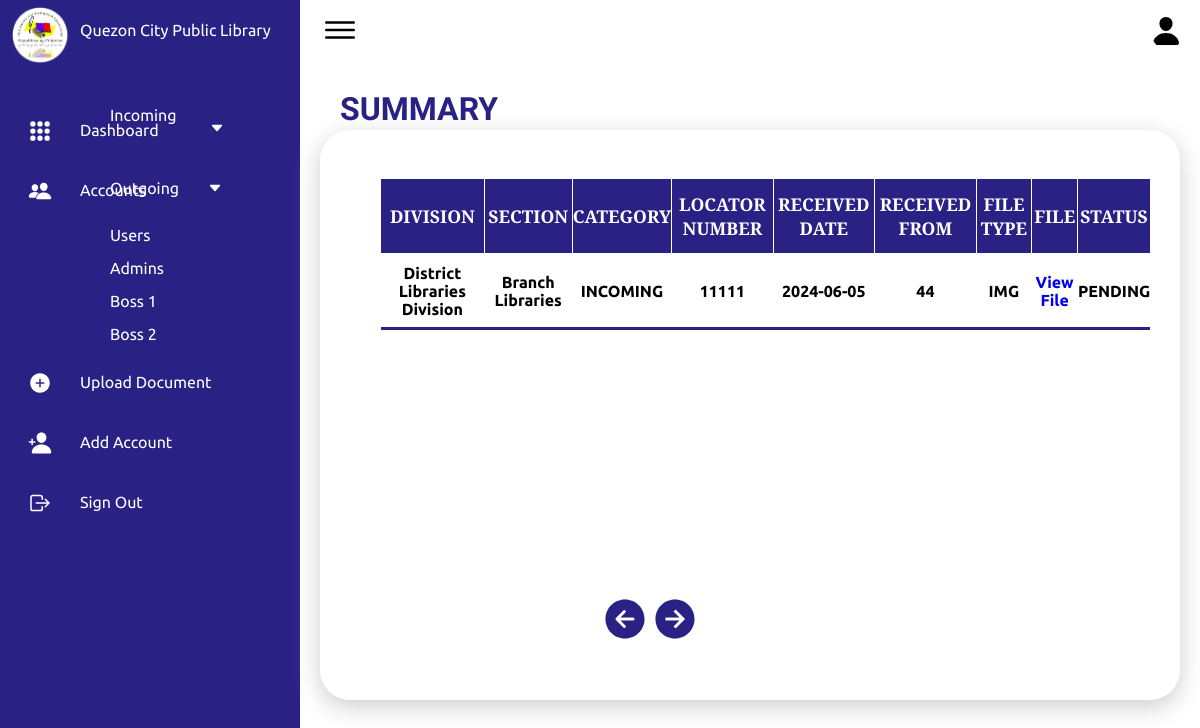
Page /Frontend/Dashboard/dash.php?page=4 on the earlier database version.
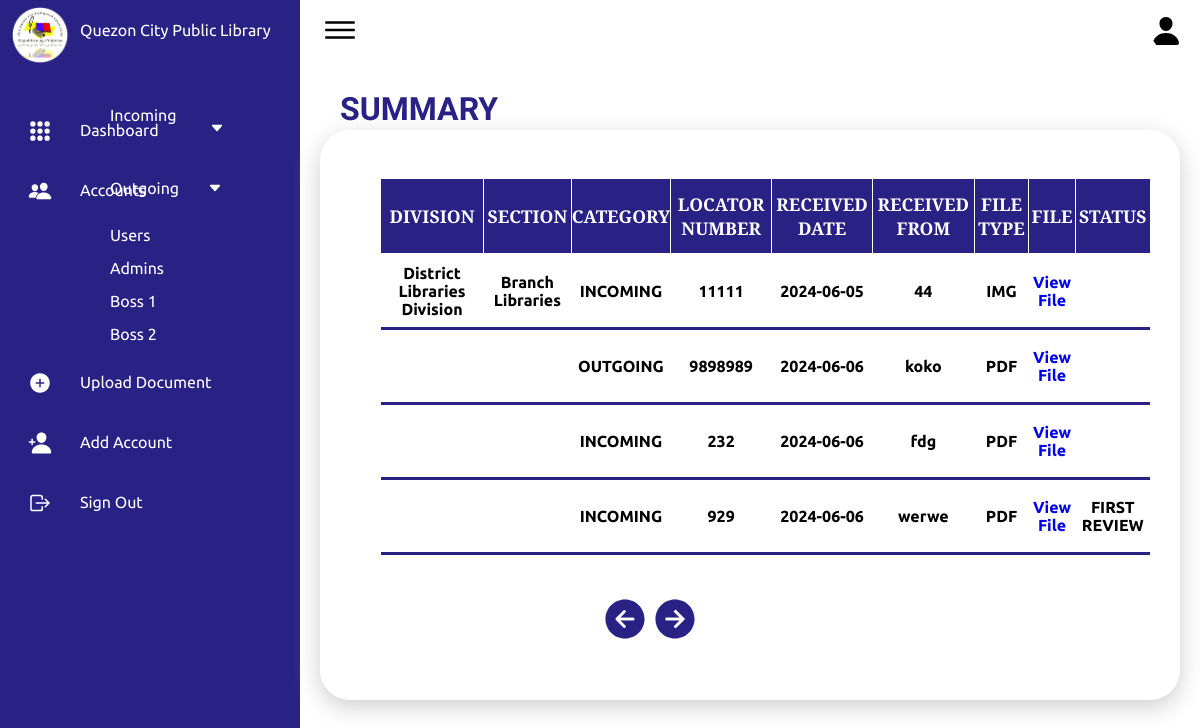
Same page on the later database version.
### tables this page shows
CREATE TABLE `fileupload` (
  `id` int(11) NOT NULL,
  `file_name` varchar(255) NOT NULL,
  `division` varchar(255) DEFAULT NULL,
  `section` varchar(255) DEFAULT NULL,
  `category` enum('Incoming','Outgoing','','') DEFAULT NULL,
  `locator_num` varchar(255) DEFAULT NULL,
  `received_date` date DEFAULT NULL,
  `received_from` varchar(255) DEFAULT NULL,
  `subject` varchar(255) DEFAULT NULL,
  `description` text DEFAULT NULL,
  `type` varchar(100) DEFAULT NULL,
  `file_path` varchar(255) NOT NULL,
  `proofreader_comment` varchar(255) NOT NULL,
  `boss2_comment` varchar(255) NOT NULL,
  `boss1_comment` varchar(255) NOT NULL,
  `status` varchar(255) NOT NULL
);

### Frontend/Dashboard/dash.php (the view, shortened to what the changed rows need)
<!DOCTYPE html>
<html lang="en">
<head>
    <link rel="stylesheet" href="style.css">
</head>
<body>
  <div class="container">
        <div class="main">
            <div class="details">
                <div class="upload">
                    <div class="cardHeader">
                        <h2>SUMMARY</h2>
            <div class ="summary">
            <?php
                $server = "localhost";
                $username = "root";
                $password = "";
                $db = "qcpl";
                $conn = new mysqli($server, $username, $password, $db);
                $rowsPerPage = 4;
                $page = isset($_GET['page']) ? intval($_GET['page']) : 1;
                $offset = ($page - 1) * $rowsPerPage;
                $sql = "SELECT * FROM fileupload LIMIT ? OFFSET ?";
                $stmt = $conn->prepare($sql);
                $stmt->bind_param("ii", $rowsPerPage, $offset);
                $stmt->execute();
                $result = $stmt->get_result();
                if ($result->num_rows > 0) {
                    echo "<table>";
                    echo "<tr><th>Division</th><th>Section</th><th>Category</th><th>Locator Number</th><th>Received Date</th><th>Received From</th><th>File type</th><th>File</th><th>Status</th></tr>";
                    while ($row = $result->fetch_assoc()) {
                        echo "<tr>";
                        echo "<td>" . "<center>" . $row["division"] . "</td>";
                        echo "<td>" . "<center>" . $row["section"] . "</td>";
                        echo "<td id ='category'>" . "<center>" . $row["category"] . "</td>";
                        echo "<td>" . "<center>" . $row["locator_num"] . "</td>";
                        echo "<td>" . "<center>" . $row["received_date"] . "</td>";
                        echo "<td>" . "<center>" . $row["received_from"] . "</td>";
                        echo "<td>" . "<center>" . $row["type"] . "</td>";
                        echo "<td id ='file'><a href='/qcpl/Backend/" . $row["file_path"] . "' target='_blank'>View File</a></td>";
                        echo "<td id ='status'>" . "<center>" . $row["status"] . "</td>";
                        echo "</tr>";
                    }
                    echo "</table>";
                } else {
                    echo "<script>alert('No documents found!'); window.location.href = '?page=1';</script>";
                }
                ?>
            </div>
            </div>
                    </div>
                </div>
            </div>
        </div>
</body>
</html>

Differences in the rows shown:
changed fileupload "District Libraries Division": status "PENDING" → (not shown)
added fileupload: category "OUTGOING", locator_num "9898989", received_date "2024-06-06", received_from "koko", type "PDF"
added fileupload: category "INCOMING", locator_num "232", received_date "2024-06-06", received_from "fdg", type "PDF"
added fileupload: category "INCOMING", locator_num "929", received_date "2024-06-06", received_from "werwe", type "PDF", status "FIRST REVIEW"
